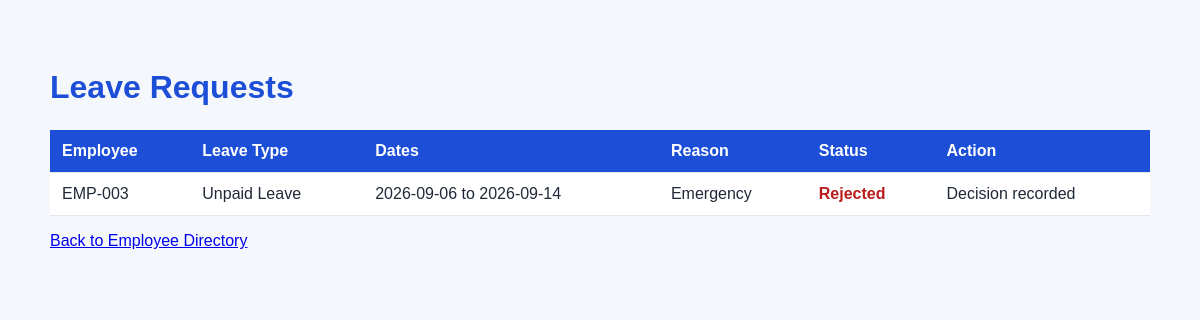
The app's page /leave-requests with its own data.
### main.py (models this page shows)
class LeaveRequestDatabase(Base):
    __tablename__ = "leave_requests"
    id = Column(Integer, primary_key=True)
    employee_code = Column(String, nullable=False)
    leave_type = Column(String, nullable=False)
    start_date = Column(String, nullable=False)
    end_date = Column(String, nullable=False)
    reason = Column(String, nullable=False)
    status = Column(String, nullable=False, default="Pending")

### main.py (the view)
@app.get("/leave-requests", response_class=HTMLResponse)
def list_leave_requests(request: Request):
    database = SessionLocal()
    leave_requests = database.query(LeaveRequestDatabase).order_by(
        LeaveRequestDatabase.id.desc()
    ).all()
    database.close()
    return templates.TemplateResponse(
        request=request,
        name="leave_requests.html",
        context={"leave_requests": leave_requests}
    )

### templates/leave_requests.html (shortened to what this page needs)
<!DOCTYPE html>
<html>
<head>
</head>
<body>
    <div class="container">
        <h1>Leave Requests</h1>
        <table>
            <tr>
                <th>Employee</th>
                <th>Leave Type</th>
                <th>Dates</th>
                <th>Reason</th>
                <th>Status</th>
                <th>Action</th>
            </tr>
            {% for leave_request in leave_requests %}
            <tr>
                <td>{{ leave_request.employee_code }}</td>
                <td>{{ leave_request.leave_type }}</td>
                <td>{{ leave_request.start_date }} to {{ leave_request.end_date }}</td>
                <td>{{ leave_request.reason }}</td>
                <td class="{{ leave_request.status|lower }}">
                    {{ leave_request.status }}
                </td>
                <td>
                    {% if leave_request.status == "Pending" %}
                    <form action="/leave-requests/{{ leave_request.id }}/decision" method="post">
                        <button class="approve" name="status" value="Approved">
                            Approve
                        </button>
                        <button class="reject" name="status" value="Rejected">
                            Reject
                        </button>
                    </form>
                    {% else %}
                    Decision recorded
                    {% endif %}
                </td>
            </tr>
            {% endfor %}
        </table>
        <p><a href="/">Back to Employee Directory</a></p>
    </div>
</body>
</html>

### templates/leave_requests.html (style rules this page uses)
body { font-family: Arial, sans-serif; background: #f4f7fb; padding: 40px; color: #1f2937; }
.container { max-width: 1100px; margin: auto; }
h1 { color: #1d4ed8; }
table { width: 100%; background: white; border-collapse: collapse; margin-top: 24px; }
th, td { border-bottom: 1px solid #e5e7eb; padding: 12px; text-align: left; }
th { background: #1d4ed8; color: white; }
.rejected { color: #b91c1c; font-weight: bold; }

### records on screen
LeaveRequestDatabase: employee_code "EMP-003", leave_type "Unpaid Leave", start_date "2026-09-06", end_date "2026-09-14", reason "Emergency", status "Rejected", shows "Decision recorded"
